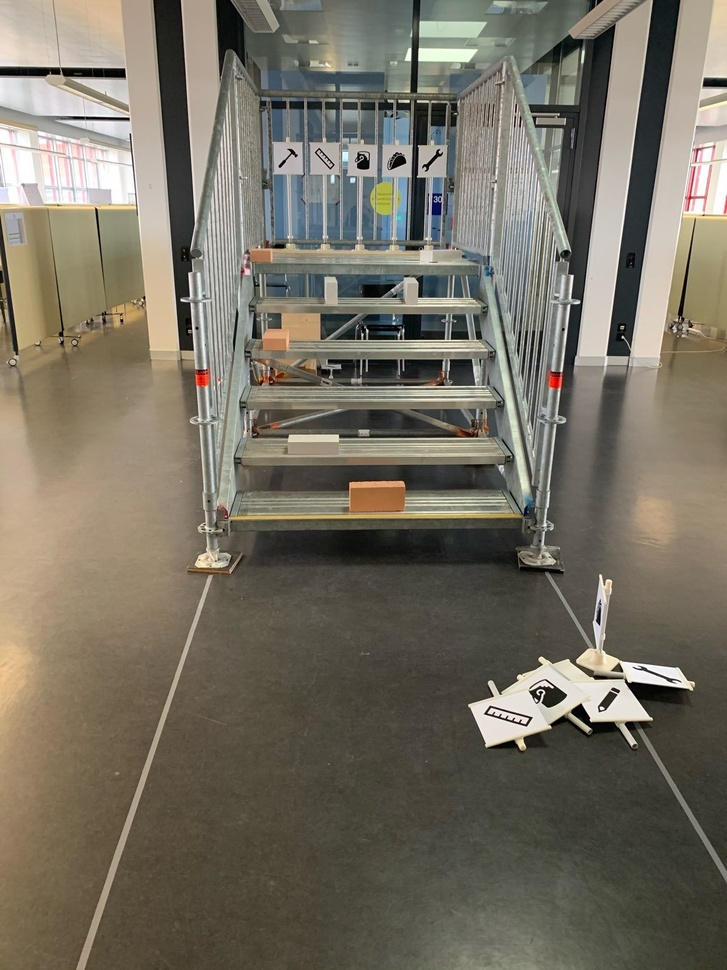
#> input picture StairDedection/Pictures/stair2.jpeg, 727 x 970 px, shrunk from 1152 x 1536 before the run
$ python StairDetectionLinesOld.py
#> lines starting #> are read from the running program, lines starting #| are printed output that depends on the picture
import sys
import cv2 as cv
import numpy as np


def main(argv):
    MINLINELENGTH = 100
    MAXHORIZONTALTILT = 5


    default_file = 'Pictures/stair2.jpeg'
    filename = argv[0] if len(argv) > 0 else default_file

    src = cv.imread(cv.samples.findFile(filename), cv.IMREAD_GRAYSCALE)
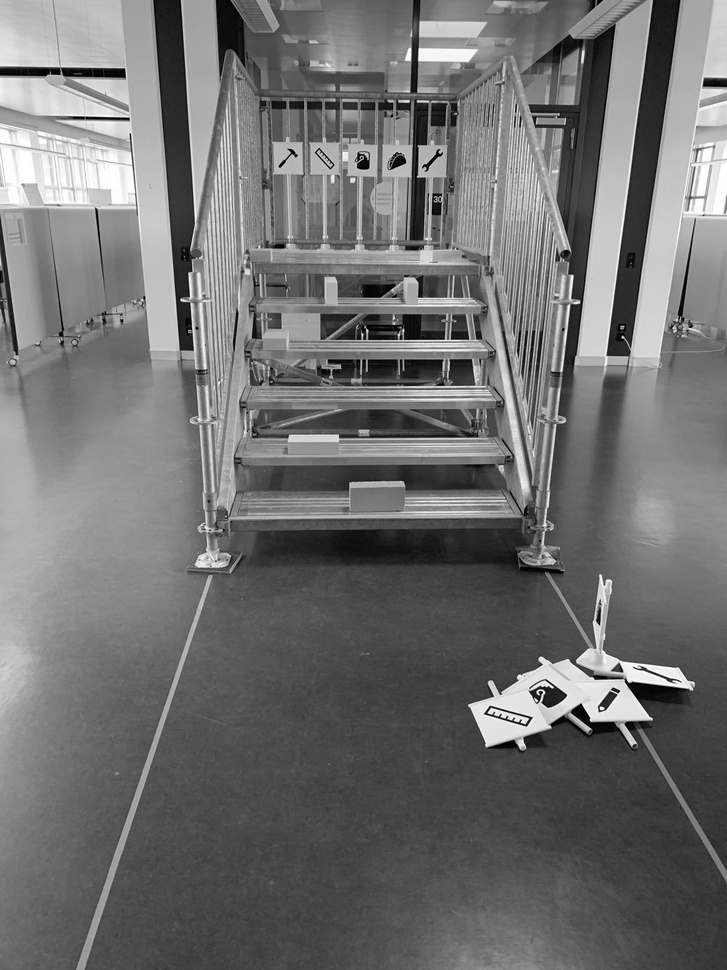
#> src: shape (970, 727); min 0, max 255, mean 112.1

    if src is None:
        print ('Error opening image!')
        print ('Usage: hough_lines.py [image_name -- default ' + default_file + '] \n')
        return -1

    dst = cv.Canny(src, 50, 200, None, 3)
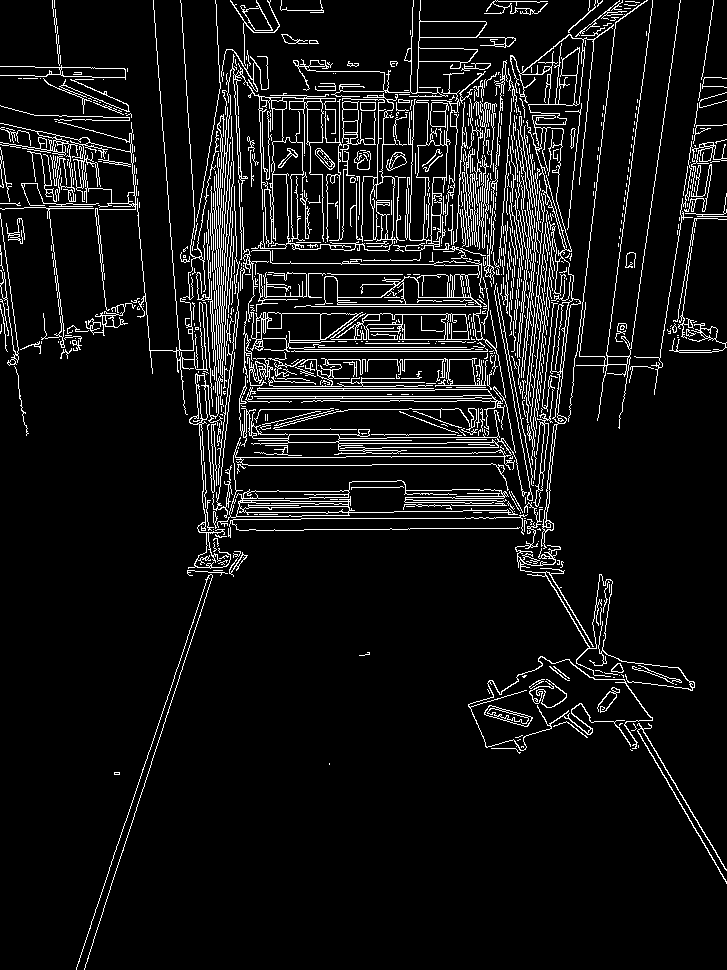
#> dst: shape (970, 727); 7.8% white in thin lines or dots

    # Copy edges to the images that will display the results in BGR
    cdst = cv.cvtColor(dst, cv.COLOR_GRAY2BGR)
#> cdst: shape (970, 727, 3); 7.8% white in thin lines or dots
    cdstP = np.copy(cdst)


    linesP = cv.HoughLinesP(dst, 1, np.pi / 180, 50, None, 50, 10)
#> linesP = 391 rows, first 6: [622, 411, 679, 3], [84, 969, 220, 552], [197, 398, 570, 398], [632, 721, 702, 842], [287, 351, 565, 351], [212, 533, 215, 461]
    # print(linesP)
    lines2d = []
    if linesP is not None:
        for i in range(0, len(linesP)):
            l = linesP[i][0]
            #    (l[1] >= l[3] and l[1] <= l[3] + MAXHORIZONTALTILT) horizontal Lines MAXHORIZONTALTILT
            #    (l[0] <= l[2]) and l[2]-l[0] >= 100 lines longer than MINLINELENGTH
            # if(l[1] >= l[3] and l[1] <= l[3] + MAXHORIZONTALTILT) and (l[0] <= l[2]) and l[2]-l[0] >= MINLINELENGTH:
            a = linesP[i][0].tolist()
            lines2d.append(a)
            #     cv.line(cdstP, (l[0], l[1]), (l[2], l[3]), (0, 0, 255), 1, cv.LINE_AA)
            if (l[0] + 20 >= l[2] and l[0] <= l[2] + 15):
                cv.line(cdstP, (l[0], l[1]), (l[2], l[3]), (0, 0, 255), 1, cv.LINE_AA)
#> this loop made 391 passes
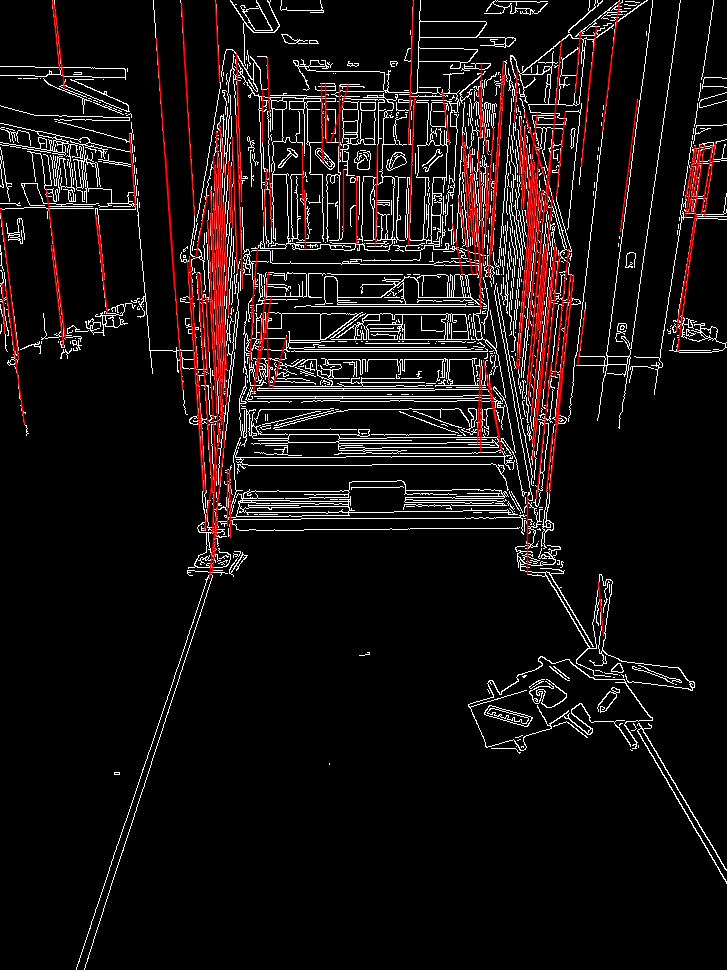
#> cdstP: shape (970, 727, 3); mean B, G, R 16.7, 16.7, 23.6
#> after the loop, lines2d = 391 items, first 6: [622, 411, 679, 3], [84, 969, 220, 552], [197, 398, 570, 398], [632, 721, 702, 842], [287, 351, 565, 351], [212, 533, 215, 461]

    lines2d.sort(key=lambda x: x[1])
    if lines2d is not None:
        for i in range(0, len(lines2d)):
            print(lines2d[i])
#> this loop made 391 passes
#| [215, 0, 219, 82]
#| [52, 0, 59, 69]
#| [493, 1, 547, 1]
#| [181, 3, 187, 99]
#| [54, 4, 64, 88]
#| [419, 21, 471, 21]
#| [460, 37, 513, 37]
#| [156, 38, 174, 288]
#> (further printed lines are left out)


    # Show results
    # cv.imshow("Source", src)
    cv.imshow("Detected Lines (in red) - Probabilistic Line Transform", cdstP)
    # cv.imwrite("foo.jpeg",cdstP)


    # Wait and Exit
    cv.waitKey()
    return 0
    ## [exit]

if __name__ == "__main__":
    main(sys.argv[1:])

$ run again, with StairDedection/Pictures/stair3.jpeg copied over StairDedection/Pictures/stair2.jpeg
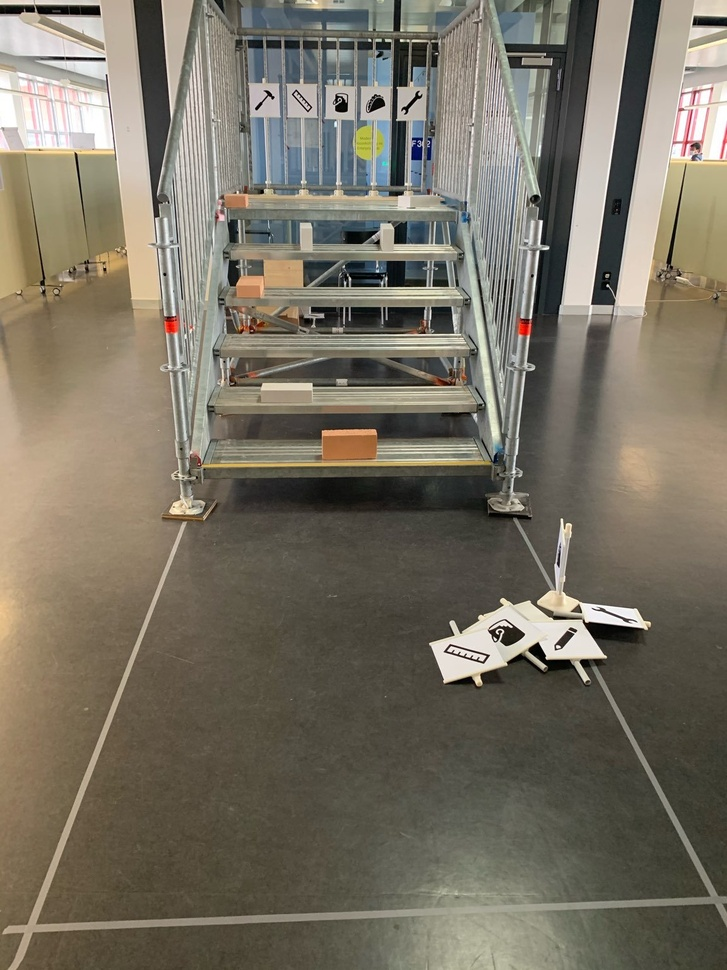
#> input picture StairDedection/Pictures/stair3.jpeg, 727 x 970 px, shrunk from 1152 x 1536 before the run
#> in main, `dst = cv.Canny(src, 50, 200, None, 3)`:
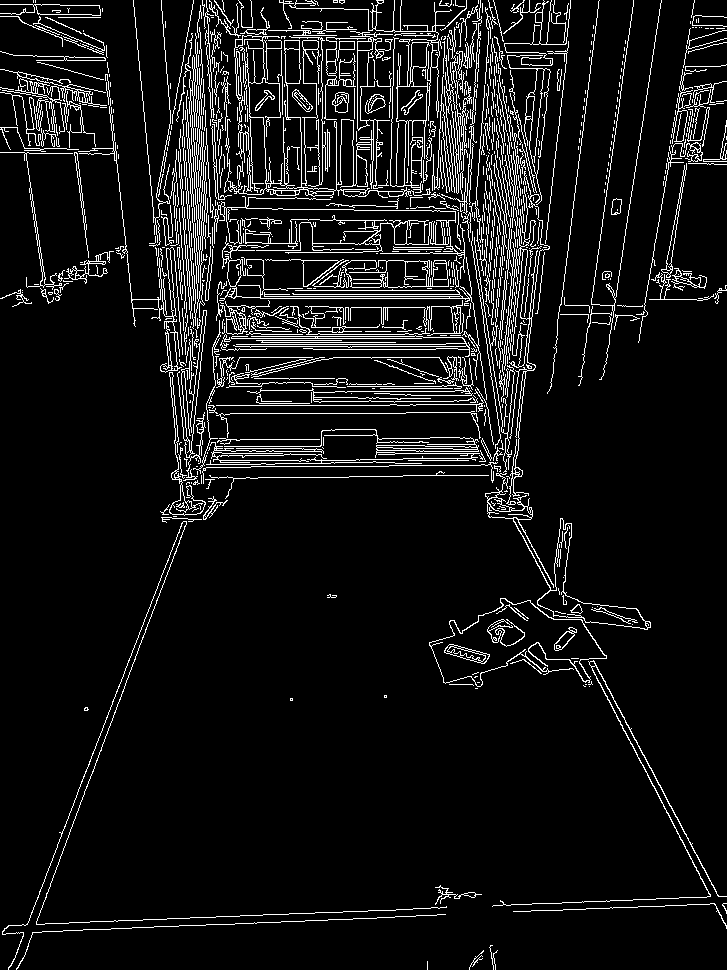
#> dst: shape (970, 727); 7.9% white in thin lines or dots
#> cdst: shape (970, 727, 3); 7.9% white in thin lines or dots
#> linesP = 460 rows, first 6: [591, 658, 726, 911], [579, 385, 633, 0], [260, 298, 539, 298], [11, 965, 192, 495], [643, 765, 726, 928], [160, 294, 236, 294]
#> the loop in main, `for i in range(0, len(linesP)):` made 460 passes
#> after the loop in main, `for i in range(0, len(linesP)):`:
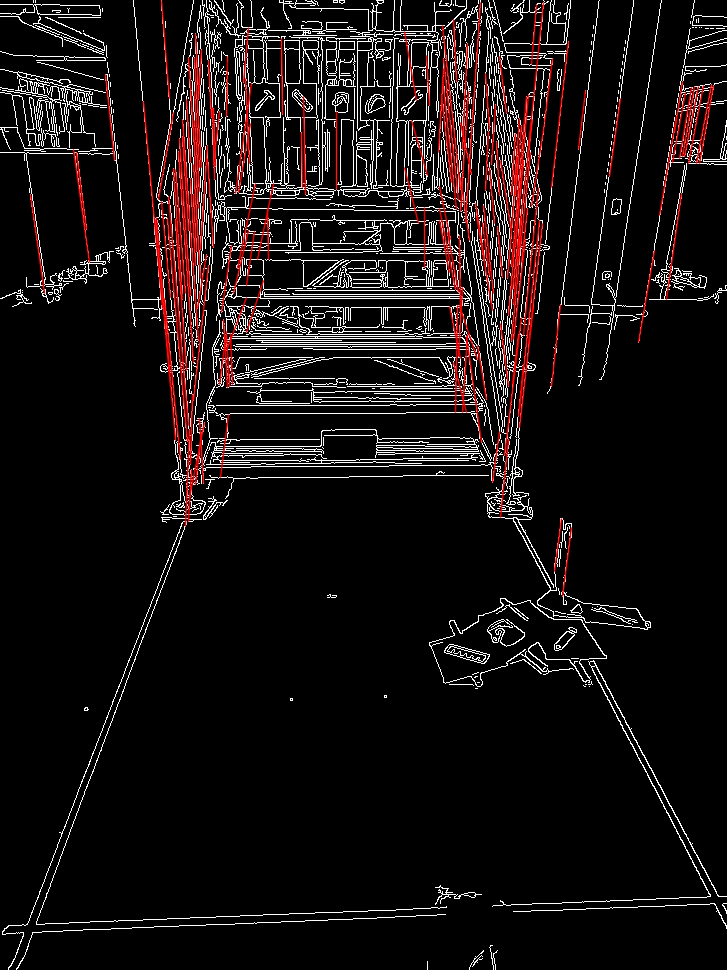
#> cdstP: shape (970, 727, 3); mean B, G, R 17.1, 17.1, 23.7
#> after the loop in main, `for i in range(0, len(linesP)):`: lines2d = 460 items, first 6: [591, 658, 726, 911], [579, 385, 633, 0], [260, 298, 539, 298], [11, 965, 192, 495], [643, 765, 726, 928], [160, 294, 236, 294]
#> the loop in main, `for i in range(0, len(lines2d)):` made 460 passes
#| [161, 0, 169, 98]
#| [134, 7, 161, 309]
#| [511, 11, 569, 12]
#| [38, 14, 100, 15]
#| [40, 18, 100, 17]
#> (further printed lines are left out)

$ run again, with StairDedection/Pictures/stair.jpeg copied over StairDedection/Pictures/stair2.jpeg
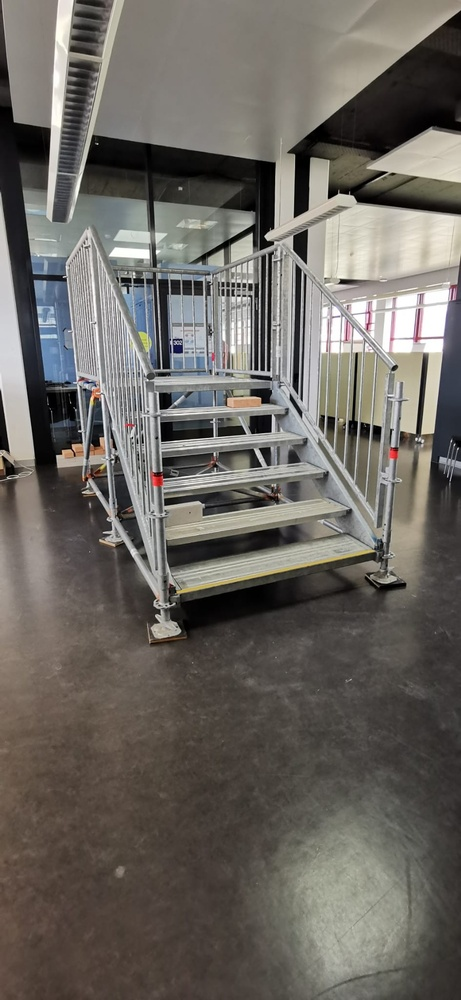
#> input picture StairDedection/Pictures/stair.jpeg, 461 x 1000 px, shrunk from 945 x 2048 before the run
#> in main, `dst = cv.Canny(src, 50, 200, None, 3)`:
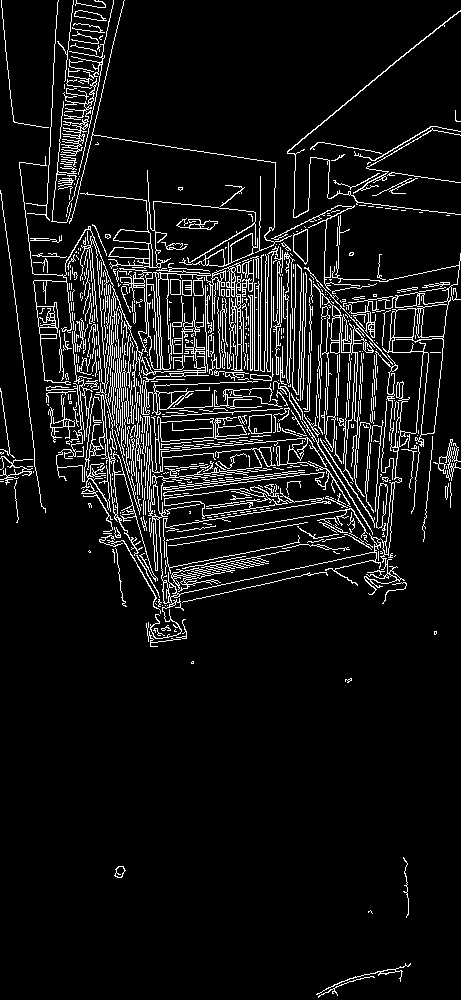
#> dst: shape (1000, 461); 8% white in thin lines or dots
#> cdst: shape (1000, 461, 3); 8% white in thin lines or dots
#> linesP = 388 rows, first 6: [92, 134, 275, 163], [200, 256, 406, 585], [89, 226, 114, 518], [195, 258, 402, 589], [68, 427, 327, 210], [100, 277, 119, 402]
#> the loop in main, `for i in range(0, len(linesP)):` made 388 passes
#> after the loop in main, `for i in range(0, len(linesP)):`:
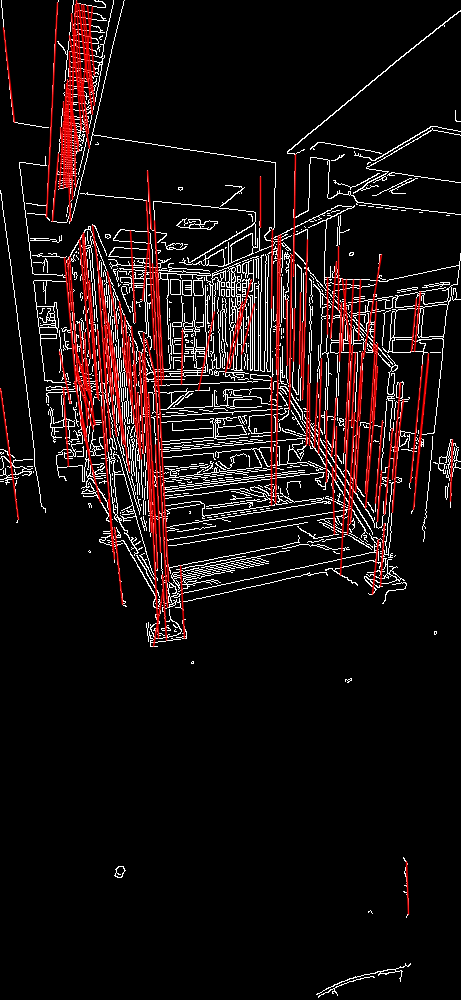
#> cdstP: shape (1000, 461, 3); mean B, G, R 16.2, 16.2, 26
#> after the loop in main, `for i in range(0, len(linesP)):`: lines2d = 388 items, first 6: [92, 134, 275, 163], [200, 256, 406, 585], [89, 226, 114, 518], [195, 258, 402, 589], [68, 427, 327, 210], [100, 277, 119, 402]
#> the loop in main, `for i in range(0, len(lines2d)):` made 388 passes
#| [76, 0, 82, 103]
#| [78, 3, 87, 81]
#| [83, 4, 94, 105]
#| [81, 4, 91, 91]
#| [87, 5, 94, 75]
#> (further printed lines are left out)
